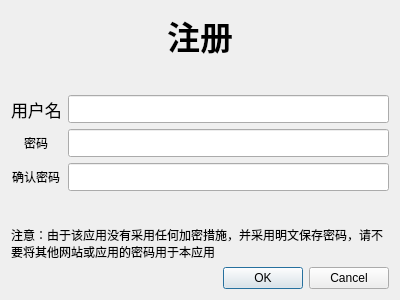
<?xml version="1.0" encoding="UTF-8"?>
<ui version="4.0">
 <class>SignUp</class>
 <widget class="QDialog" name="SignUp">
  <property name="geometry">
   <rect>
    <x>0</x>
    <y>0</y>
    <width>400</width>
    <height>300</height>
   </rect>
  </property>
  <property name="windowTitle">
   <string>Sign Up</string>
  </property>
  <layout class="QVBoxLayout" name="verticalLayout_2">
   <item>
    <widget class="QLabel" name="title">
     <property name="font">
      <font>
       <family>Heiti SC</family>
       <pointsize>25</pointsize>
       <weight>75</weight>
       <bold>true</bold>
      </font>
     </property>
     <property name="text">
      <string>注册</string>
     </property>
     <property name="alignment">
      <set>Qt::AlignCenter</set>
     </property>
    </widget>
   </item>
   <item>
    <spacer name="verticalSpacer">
     <property name="orientation">
      <enum>Qt::Vertical</enum>
     </property>
     <property name="sizeHint" stdset="0">
      <size>
       <width>20</width>
       <height>40</height>
      </size>
     </property>
    </spacer>
   </item>
   <item>
    <layout class="QFormLayout" name="formLayout">
     <property name="labelAlignment">
      <set>Qt::AlignCenter</set>
     </property>
     <item row="0" column="0">
      <widget class="QLabel" name="userNameLabel">
       <property name="font">
        <font>
         <family>Songti SC</family>
         <pointsize>13</pointsize>
        </font>
       </property>
       <property name="text">
        <string>用户名</string>
       </property>
      </widget>
     </item>
     <item row="1" column="0">
      <widget class="QLabel" name="passWordLabel">
       <property name="font">
        <font>
         <family>Songti SC</family>
        </font>
       </property>
       <property name="text">
        <string>密码</string>
       </property>
      </widget>
     </item>
     <item row="0" column="1">
      <widget class="QLineEdit" name="userNameEdit">
       <property name="font">
        <font>
         <pointsize>13</pointsize>
        </font>
       </property>
      </widget>
     </item>
     <item row="1" column="1">
      <widget class="QLineEdit" name="passWordEdit">
       <property name="font">
        <font>
         <pointsize>13</pointsize>
        </font>
       </property>
      </widget>
     </item>
     <item row="2" column="0">
      <widget class="QLabel" name="confirmLabel">
       <property name="font">
        <font>
         <family>Songti SC</family>
        </font>
       </property>
       <property name="text">
        <string>确认密码</string>
       </property>
      </widget>
     </item>
     <item row="2" column="1">
      <widget class="QLineEdit" name="confirmEdit">
       <property name="font">
        <font>
         <pointsize>13</pointsize>
        </font>
       </property>
      </widget>
     </item>
    </layout>
   </item>
   <item>
    <spacer name="verticalSpacer_2">
     <property name="orientation">
      <enum>Qt::Vertical</enum>
     </property>
     <property name="sizeHint" stdset="0">
      <size>
       <width>20</width>
       <height>40</height>
      </size>
     </property>
    </spacer>
   </item>
   <item>
    <widget class="QLabel" name="tip">
     <property name="font">
      <font>
       <family>Songti SC</family>
      </font>
     </property>
     <property name="text">
      <string>注意：由于该应用没有采用任何加密措施，并采用明文保存密码，请不要将其他网站或应用的密码用于本应用</string>
     </property>
     <property name="wordWrap">
      <bool>true</bool>
     </property>
    </widget>
   </item>
   <item>
    <widget class="QDialogButtonBox" name="buttonBox">
     <property name="orientation">
      <enum>Qt::Horizontal</enum>
     </property>
     <property name="standardButtons">
      <set>QDialogButtonBox::Cancel|QDialogButtonBox::Ok</set>
     </property>
    </widget>
   </item>
  </layout>
 </widget>
 <resources/>
 <connections>
  <connection>
   <sender>buttonBox</sender>
   <signal>rejected()</signal>
   <receiver>SignUp</receiver>
   <slot>reject()</slot>
   <hints>
    <hint type="sourcelabel">
     <x>316</x>
     <y>260</y>
    </hint>
    <hint type="destinationlabel">
     <x>286</x>
     <y>274</y>
    </hint>
   </hints>
  </connection>
  <connection>
   <sender>buttonBox</sender>
   <signal>accepted()</signal>
   <receiver>SignUp</receiver>
   <slot>accept()</slot>
   <hints>
    <hint type="sourcelabel">
     <x>248</x>
     <y>254</y>
    </hint>
    <hint type="destinationlabel">
     <x>157</x>
     <y>274</y>
    </hint>
   </hints>
  </connection>
 </connections>
</ui>
